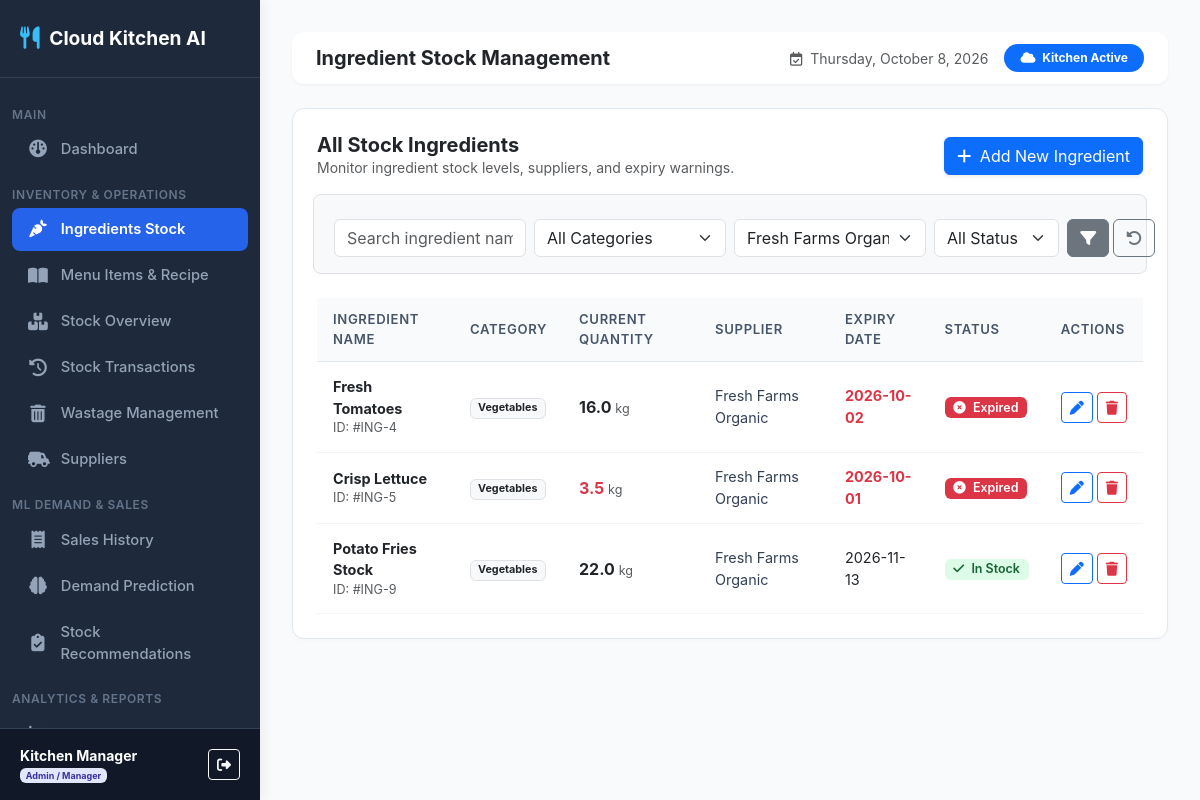
The app's page /ingredients/?supplier=1 (signed in) with its own data.
### inventory_predictor/models.py (models this page shows, shortened)
class Ingredient(models.Model):
    CATEGORY_CHOICES = (
        ('Vegetables', 'Vegetables'),
        ('Dairy', 'Dairy'),
        ('Meat & Poultry', 'Meat & Poultry'),
        ('Grains & Bread', 'Grains & Bread'),
        ('Sauces & Spices', 'Sauces & Spices'),
        ('Beverages', 'Beverages'),
        ('Packaging', 'Packaging'),
        ('Other', 'Other'),
    )
    name = models.CharField(max_length=100, unique=True)
    category = models.CharField(max_length=50, choices=CATEGORY_CHOICES, default='Vegetables')
    unit = models.CharField(max_length=20, help_text="e.g. kg, g, L, ml, pcs, slices")
    current_quantity = models.FloatField(default=0.0)
    min_stock_level = models.FloatField(default=10.0)
    max_stock_level = models.FloatField(default=100.0)
    unit_cost = models.DecimalField(max_digits=10, decimal_places=2, default=0.00)
    supplier = models.ForeignKey(Supplier, on_delete=models.SET_NULL, null=True, blank=True, related_name='ingredients')
    expiry_date = models.DateField(null=True, blank=True)
    created_at = models.DateTimeField(auto_now_add=True)
    @property
    def is_low_stock(self):
        return self.current_quantity <= self.min_stock_level
    @property
    def is_expiring_soon(self):
        if self.expiry_date:
            today = date.today()
            days = (self.expiry_date - today).days
            return 0 <= days <= 7
        return False
    @property
    def is_expired(self):
        if self.expiry_date:
            return self.expiry_date < date.today()
        return False

class Supplier(models.Model):
    name = models.CharField(max_length=100)
    contact_person = models.CharField(max_length=100, blank=True, null=True)
    phone = models.CharField(max_length=20, blank=True, null=True)
    email = models.EmailField(blank=True, null=True)
    address = models.TextField(blank=True, null=True)
    created_at = models.DateTimeField(auto_now_add=True)

### inventory_predictor/views.py (the view)
# urls.py: path('ingredients/', views.ingredient_list, name='ingredient_list'),
@login_required
def ingredient_list(request):
    ingredients = Ingredient.objects.select_related('supplier').all()
    search_query = request.GET.get('search', '').strip()
    category_filter = request.GET.get('category', '').strip()
    status_filter = request.GET.get('status', '').strip()
    supplier_filter = request.GET.get('supplier', '').strip()
    if search_query:
        ingredients = ingredients.filter(name__icontains=search_query)
    if category_filter:
        ingredients = ingredients.filter(category=category_filter)
    if supplier_filter:
        ingredients = ingredients.filter(supplier_id=supplier_filter)
    ingredients_list = list(ingredients)
    if status_filter == 'low_stock':
        ingredients_list = [i for i in ingredients_list if i.is_low_stock]
    elif status_filter == 'expiring':
        ingredients_list = [i for i in ingredients_list if i.is_expiring_soon]
    categories = Ingredient.CATEGORY_CHOICES
    suppliers = Supplier.objects.all()
    context = {
        'ingredients': ingredients_list,
        'categories': categories,
        'suppliers': suppliers,
        'search_query': search_query,
        'category_filter': category_filter,
        'status_filter': status_filter,
        'supplier_filter': supplier_filter,
        'is_admin': role_check_admin(request.user)
    }
    return render(request, 'inventory_predictor/ingredients/list.html', context)

### inventory_predictor/templates/inventory_predictor/ingredients/list.html (shortened to what this page needs)
{% extends 'inventory_predictor/base.html' %}
{% block page_title %}Ingredient Stock Management{% endblock %}
{% block content %}
<div class="card-box">
    <div class="d-flex flex-column flex-md-row justify-content-between align-items-md-center gap-3 mb-4">
        <div>
            <h5 class="fw-bold m-0 text-dark">All Stock Ingredients</h5>
            <p class="text-muted small m-0">Monitor ingredient stock levels, suppliers, and expiry warnings.</p>
        </div>
        {% if is_admin %}
        <div>
            <a href="{% url 'ingredient_add' %}" class="btn btn-primary shadow-sm">
                <i class="fa-solid fa-plus me-1"></i> Add New Ingredient
            </a>
        </div>
        {% endif %}
    </div>
    <form method="GET" action="{% url 'ingredient_list' %}" class="row g-2 mb-4 bg-light p-3 rounded-3 border">
        <div class="col-12 col-md-3">
            <input type="text" name="search" value="{{ search_query }}" class="form-control" placeholder="Search ingredient name...">
        </div>
        <div class="col-12 col-md-3">
            <select name="category" class="form-select">
                <option value="">All Categories</option>
            </select>
        </div>
        <div class="col-12 col-md-3">
            <select name="supplier" class="form-select">
                {% for sup in suppliers %}
                    <option value="{{ sup.id }}" {% if supplier_filter == sup.id|stringformat:"s" %}selected{% endif %}>{{ sup.name }}</option>
                {% endfor %}
            </select>
        </div>
        <div class="col-12 col-md-2">
            <select name="status" class="form-select">
                <option value="">All Status</option>
            </select>
        </div>
        <div class="col-12 col-md-1 d-flex gap-1">
            <button type="submit" class="btn btn-secondary w-100" title="Filter"><i class="fa-solid fa-filter"></i></button>
            <a href="{% url 'ingredient_list' %}" class="btn btn-outline-secondary" title="Reset"><i class="fa-solid fa-rotate-left"></i></a>
        </div>
    </form>
    <div class="table-responsive">
        <table class="custom-table">
            <thead>
                <tr>
                    <th>Ingredient Name</th>
                    <th>Category</th>
                    <th>Current Quantity</th>
                    <th>Supplier</th>
                    <th>Expiry Date</th>
                    <th>Status</th>
                    {% if is_admin %}<th>Actions</th>{% endif %}
                </tr>
            </thead>
            <tbody>
                {% for ing in ingredients %}
                <tr>
                    <td>
                        <div class="fw-bold text-dark">{{ ing.name }}</div>
                        <div class="text-muted small">ID: #ING-{{ ing.id }}</div>
                    </td>
                    <td><span class="badge bg-light text-dark border">{{ ing.category }}</span></td>
                    <td>
                        <span class="fs-6 fw-bold {% if ing.is_low_stock %}text-danger{% else %}text-dark{% endif %}">
                            {{ ing.current_quantity }}
                        </span>
                        <span class="text-muted small">{{ ing.unit }}</span>
                    </td>
                    <td>{{ ing.supplier.name|default:"N/A" }}</td>
                    <td>
                        {% if ing.expiry_date %}
                            <span class="{% if ing.is_expired %}text-danger fw-bold{% elif ing.is_expiring_soon %}text-warning fw-bold{% else %}text-dark{% endif %}">
                                {{ ing.expiry_date|date:"Y-m-d" }}
                            </span>
                        {% else %}
                            <span class="text-muted">N/A</span>
                        {% endif %}
                    </td>
                    <td>
                        {% if ing.is_expired %}
                            <span class="badge badge-status bg-danger text-white"><i class="fa-solid fa-circle-xmark me-1"></i> Expired</span>
                        {% elif ing.is_low_stock %}
                            <span class="badge badge-status badge-low-stock"><i class="fa-solid fa-triangle-exclamation me-1"></i> Low Stock</span>
                        {% elif ing.is_expiring_soon %}
                            <span class="badge badge-status badge-expiring"><i class="fa-solid fa-clock me-1"></i> Expiring Soon</span>
                        {% else %}
                            <span class="badge badge-status badge-ok"><i class="fa-solid fa-check me-1"></i> In Stock</span>
                        {% endif %}
                    </td>
                    {% if is_admin %}
                    <td>
                        <div class="d-flex gap-1">
                            <a href="{% url 'ingredient_edit' ing.pk %}" class="btn btn-sm btn-outline-primary" title="Edit">
                                <i class="fa-solid fa-pen"></i>
                            </a>
                            <a href="{% url 'ingredient_delete' ing.pk %}" class="btn btn-sm btn-outline-danger" title="Delete">
                                <i class="fa-solid fa-trash"></i>
                            </a>
                        </div>
                    </td>
                    {% endif %}
                </tr>
                {% empty %}
                <tr>
                    <td colspan="7" class="text-center py-4 text-muted">
                        No ingredients found matching your search criteria.
                    </td>
                </tr>
                {% endfor %}
            </tbody>
        </table>
    </div>
</div>
{% endblock %}

### inventory_predictor/templates/inventory_predictor/base.html (shortened to what this page needs)
{% load static %}
<!DOCTYPE html>
<html lang="en">
<head>
    <link rel="stylesheet" href="{% static 'css/bootstrap.min.css' %}">
    <link rel="stylesheet" href="https://cdn.jsdelivr.net/npm/bootstrap@5.3.2/dist/css/bootstrap.min.css">
    <link rel="stylesheet" href="{% static 'css/fontawesome.min.css' %}">
    <link rel="stylesheet" href="https://cdnjs.cloudflare.com/ajax/libs/font-awesome/6.4.2/css/all.min.css">
    <link rel="stylesheet" href="{% static 'css/style.css' %}">
</head>
<body>
    {% if user.is_authenticated %}
    <nav id="sidebar">
        <div class="sidebar-header">
            <a href="{% url 'dashboard' %}" class="sidebar-brand">
                <i class="fa-solid fa-utensils"></i>
                <span>Cloud Kitchen AI</span>
            </a>
        </div>
        <ul class="sidebar-menu">
            <li class="menu-heading">Main</li>
            <li class="sidebar-item">
                <a href="{% url 'dashboard' %}" class="sidebar-link {% if request.resolver_match.url_name == 'dashboard' %}active{% endif %}">
                    <i class="fa-solid fa-gauge"></i>
                    <span>Dashboard</span>
                </a>
            </li>
            <li class="menu-heading">Inventory & Operations</li>
            <li class="sidebar-item">
                <a href="{% url 'ingredient_list' %}" class="sidebar-link {% if 'ingredient' in request.resolver_match.url_name %}active{% endif %}">
                    <i class="fa-solid fa-carrot"></i>
                    <span>Ingredients Stock</span>
                </a>
            </li>
            <li class="sidebar-item">
                <a href="{% url 'menu_list' %}" class="sidebar-link {% if 'menu' in request.resolver_match.url_name or 'recipe' in request.resolver_match.url_name %}active{% endif %}">
                    <i class="fa-solid fa-book-open"></i>
                    <span>Menu Items & Recipe</span>
                </a>
            </li>
            <li class="sidebar-item">
                <a href="{% url 'inventory_status' %}" class="sidebar-link ">
                    <i class="fa-solid fa-boxes-stacked"></i>
                    <span>Stock Overview</span>
                </a>
            </li>
            <li class="sidebar-item">
                <a href="{% url 'inventory_transactions' %}" class="sidebar-link {% if request.resolver_match.url_name == 'inventory_transactions' %}active{% endif %}">
                    <i class="fa-solid fa-clock-rotate-left"></i>
                    <span>Stock Transactions</span>
                </a>
            </li>
            <li class="sidebar-item">
                <a href="{% url 'wastage_list' %}" class="sidebar-link {% if 'wastage' in request.resolver_match.url_name %}active{% endif %}">
                    <i class="fa-solid fa-trash-can"></i>
                    <span>Wastage Management</span>
                </a>
            </li>
            {% if user.is_superuser or user.profile.role == 'ADMIN' %}
            <li class="sidebar-item">
                <a href="{% url 'supplier_list' %}" class="sidebar-link {% if 'supplier' in request.resolver_match.url_name %}active{% endif %}">
                    <i class="fa-solid fa-truck-field"></i>
                    <span>Suppliers</span>
                </a>
            </li>
            {% endif %}
            <li class="menu-heading">ML Demand & Sales</li>
            <li class="sidebar-item">
                <a href="{% url 'sales_list' %}" class="sidebar-link {% if 'sales' in request.resolver_match.url_name %}active{% endif %}">
                    <i class="fa-solid fa-receipt"></i>
                    <span>Sales History</span>
                </a>
            </li>
            <li class="sidebar-item">
                <a href="{% url 'demand_prediction' %}" class="sidebar-link {% if 'demand_prediction' in request.resolver_match.url_name %}active{% endif %}">
                    <i class="fa-solid fa-brain"></i>
                    <span>Demand Prediction</span>
                </a>
            </li>
            <li class="sidebar-item">
                <a href="{% url 'reorder_recommendations' %}" class="sidebar-link {% if 'reorders' in request.resolver_match.url_name %}active{% endif %}">
                    <i class="fa-solid fa-clipboard-check"></i>
                    <span>Stock Recommendations</span>
                </a>
            </li>
            <li class="menu-heading">Analytics & Reports</li>
            <li class="sidebar-item">
                <a href="{% url 'analytics' %}" class="sidebar-link {% if 'analytics' in request.resolver_match.url_name %}active{% endif %}">
                    <i class="fa-solid fa-chart-line"></i>
                    <span>Analytics</span>
                </a>
            </li>
        </ul>
        <div class="sidebar-user">
            <div class="d-flex align-items-center justify-content-between">
                <div>
                    <div class="fw-bold text-white small">{{ user.get_full_name|default:user.username }}</div>
                    <div class="text-muted text-capitalize" style="font-size: 0.75rem;">
                        {% if user.is_superuser or user.profile.role == 'ADMIN' %}
                            <span class="badge badge-admin">Admin / Manager</span>
                        {% else %}
                            <span class="badge badge-staff">Kitchen Staff</span>
                        {% endif %}
                    </div>
                </div>
                <a href="{% url 'logout' %}" class="btn btn-sm btn-outline-light" title="Logout">
                    <i class="fa-solid fa-right-from-bracket"></i>
                </a>
            </div>
        </div>
    </nav>
    {% endif %}
    <main id="content" {% if not user.is_authenticated %}style="margin-left: 0;"{% endif %}>
        {% if user.is_authenticated %}
        <div class="navbar-custom d-flex justify-content-between align-items-center">
            <div class="d-flex align-items-center gap-3">
                <h5 class="m-0 fw-bold text-dark">{% block page_title %}Dashboard{% endblock %}</h5>
            </div>
            <div class="d-flex align-items-center gap-3">
                <span class="text-muted small d-none d-md-inline">
                    <i class="fa-regular fa-calendar-check me-1"></i> {% now "l, F j, Y" %}
                </span>
                <span class="badge bg-primary rounded-pill px-3 py-2">
                    <i class="fa-solid fa-cloud me-1"></i> Kitchen Active
                </span>
            </div>
        </div>
        {% endif %}
        {% block content %}{% endblock %}
    </main>
</body>
</html>

### records on screen
Ingredient: name "Fresh Tomatoes", id "4", category "Vegetables", current_quantity "16.0", unit "kg", supplier.name "Fresh Farms Organic", expiry_date "2026-10-02", shows "Expired"
Ingredient: name "Crisp Lettuce", id "5", category "Vegetables", current_quantity "3.5", unit "kg", supplier.name "Fresh Farms Organic", expiry_date "2026-10-01", shows "Expired"
Ingredient: name "Potato Fries Stock", id "9", category "Vegetables", current_quantity "22.0", unit "kg", supplier.name "Fresh Farms Organic", expiry_date "2026-11-13", min_stock_level "In Stock"

### other values on screen
{{ user.get_full_name|default:user.username }} "Kitchen Manager"
form field supplier "Fresh Farms Organic"
